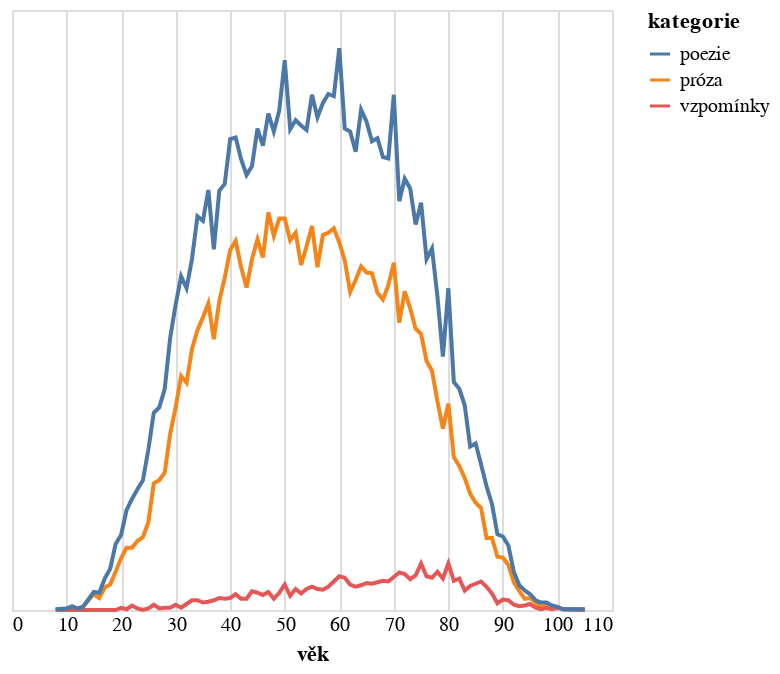

The notebook cell this image was saved under:
### Code cell
do_grafu2 = do_grafu.filter(pl.col("rok").is_between(1995,2025)).group_by(["vek","kategorie"]).len().rename({"len":"počet","vek":"věk"})
print(len(do_grafu.filter(pl.col("rok").is_between(1995,2025))))

alt.Chart(do_grafu2.to_pandas()).mark_line().encode(
    alt.X('věk:Q').axis(domain=False, tickSize=0),
    alt.Y('počet:Q').stack('zero').axis(None),
    alt.Color('kategorie:N')
)

### Figure 1 — Vega-Lite specification as saved in the notebook (floating-point values rounded to 4 significant figures; data arrays with more than 128 entries replaced by an {"elided": "..."} marker saying what was removed)
{"config": {"view": {"continuousWidth": 300, "continuousHeight": 300}}, "data": {"name": "data-ccfb9e6f264acb6fdc0f19d0da81431d"}, "mark": {"type": "line"}, "encoding": {"color": {"field": "kategorie", "type": "nominal"}, "x": {"axis": {"domain": false, "tickSize": 0}, "field": "věk", "type": "quantitative"}, "y": {"axis": null, "field": "počet", "stack": "zero", "type": "quantitative"}}, "$schema": "https://vega.github.io/schema/vega-lite/v5.8.0.json", "datasets": {"data-ccfb9e6f264acb6fdc0f19d0da81431d": {"elided": "261 records"}}}
